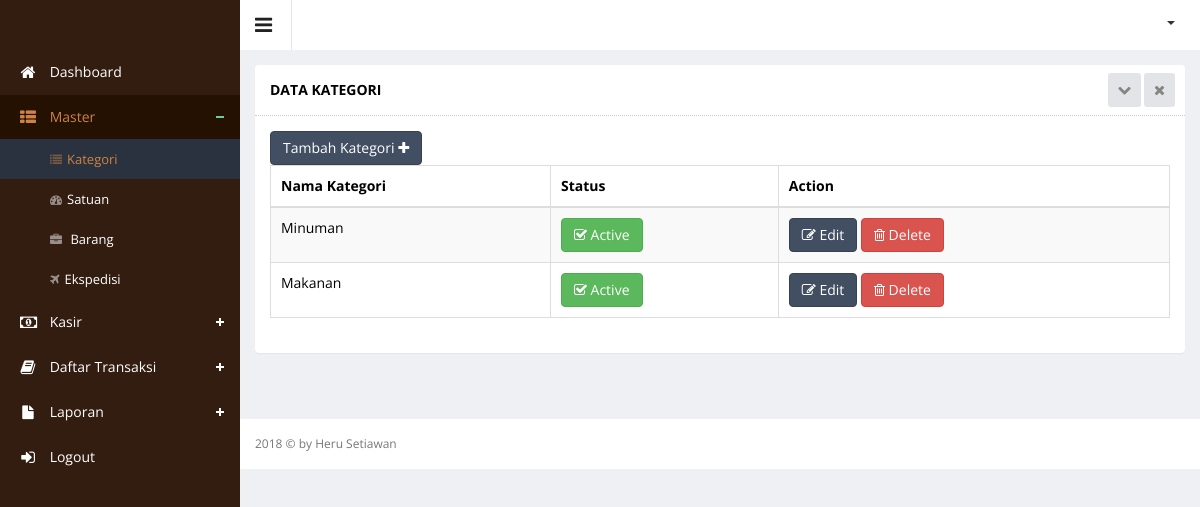
The page /index.php?hal=master/category/list (signed in) on the database its author committed.
### tables this page shows
CREATE TABLE `category` (
  `category_id` int(11) NOT NULL,
  `category_name` varchar(250) DEFAULT NULL,
  `category_status` enum('Y','N') DEFAULT NULL
);

### master/category/list.php (the view, shortened to what this page needs)
<div class="wrapper">
    <div class="row">
        <div class="col-sm-12">
            <section class="panel">
                <header class="panel-heading">
                    Data KAtegori
                    <span class="tools pull-right">
                        <a href="javascript:;" class="fa fa-chevron-down"></a>
                        <a href="javascript:;" class="fa fa-times"></a>
                     </span>
                </header>
                <div class="panel-body">
                    <div class="adv-table editable-table ">
                        <div class="clearfix">
                            <div class="btn-group">
                                <a href="?hal=master/category/add">
                                    <button data-toggle="modal" class="btn btn-primary">
                                        Tambah Kategori <i class="fa fa-plus"></i>
                                    </button>
                                </a>
                            </div>
                        </div>
                        <table class="table table-striped table-hover table-bordered" id="editable-sample">
                            <thead>
                            <tr>
                                <th>Nama Kategori</th>
                                <th>Status</th>
                                <th>Action</th>
                            </tr>
                            </thead>
                            <tbody>
                            <?php
                            $queryCategory = $connect->query("SELECT * FROM category ORDER BY category_id DESC");
                            while ($rowCategory = mysqli_fetch_array($queryCategory)) {
                                ?>
                                <tr class="">
                                    <td><?php echo $rowCategory['category_name']; ?></td>
                                    <td><?php if ($rowCategory['category_status'] == 'Y') { ?>
                                            <button class="btn btn-success" type="submit"><i
                                                        class="fa fa-check-square-o"></i> Active
                                            </button>
                                        <?php } else { ?>
                                            <button class="btn btn-danger" type="submit"><i class="fa fa-ban"></i> Not
                                                Active
                                            </button>
                                        <?php } ?></td>
                                    <td>
                                        <a href="?hal=master/category/edit&id=<?php echo $rowCategory['category_id']; ?>">
                                            <button class="btn btn-primary" type="submit"><i class="fa fa-edit"></i>
                                                Edit
                                            </button>
                                        </a>
                                        <a href="?hal=master/category/list&hapus=<?php echo $rowCategory['category_id']; ?>">
                                            <button class="btn btn-danger" type="submit" name="hapus"><i
                                                        class="fa fa-trash-o"></i> Delete
                                            </button>
                                        </a>
                                    </td>
                                </tr>
                            <?php } ?>
                            </tbody>
                        </table>
                    </div>
                </div>
            </section>
        </div>
    </div>
</div>

### rows shown on the page
category: category_name "Minuman", category_status "Y" (drawn)
category: category_name "Makanan", category_status "Y" (drawn)
